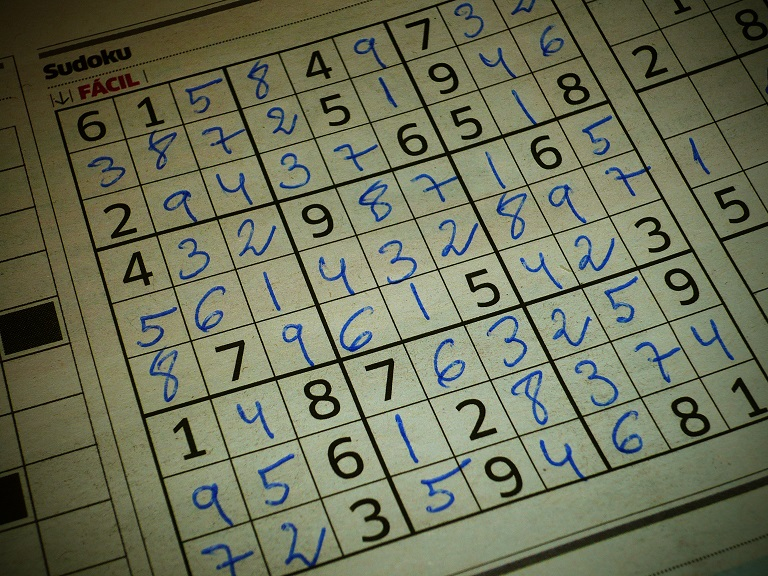
#> input picture images/soduku.jpg, 768 x 576 px
$ python prob_hough_lines.py
#> lines starting #> are read from the running program, lines starting #| are printed output that depends on the picture; after the words box and inside, x2 and y2 are one past the last pixel; in counts of white or black regions, pixels touching at a corner belong together
from __future__ import print_function
import cv2
import numpy as np
import os.path

# Grayscale and Canny Edges extracted
image = cv2.imread(os.path.dirname(__file__) + '/../images/soduku.jpg')
#> image is the input picture: shape (576, 768, 3); mean B, G, R 88.5, 112.9, 108.9
gray = cv2.cvtColor(image, cv2.COLOR_BGR2GRAY)
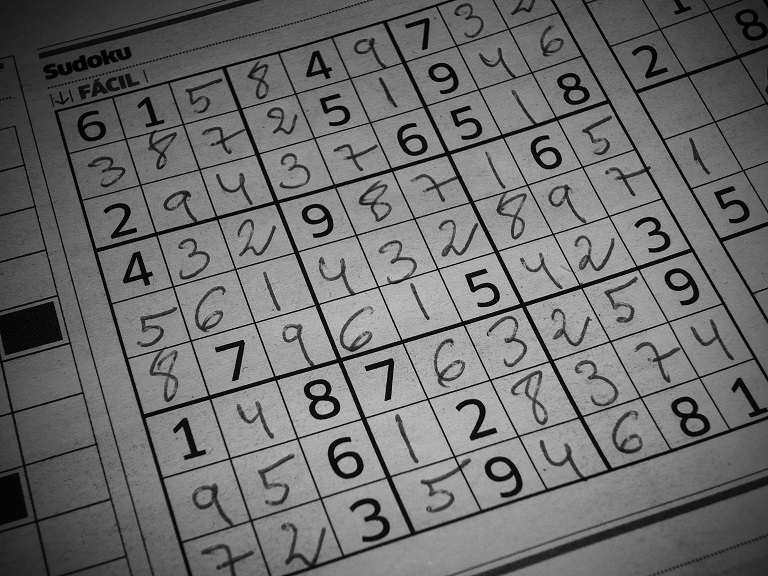
#> gray: shape (576, 768); min 0, max 210, mean 108.9
edges = cv2.Canny(gray, 100, 170, apertureSize = 3)
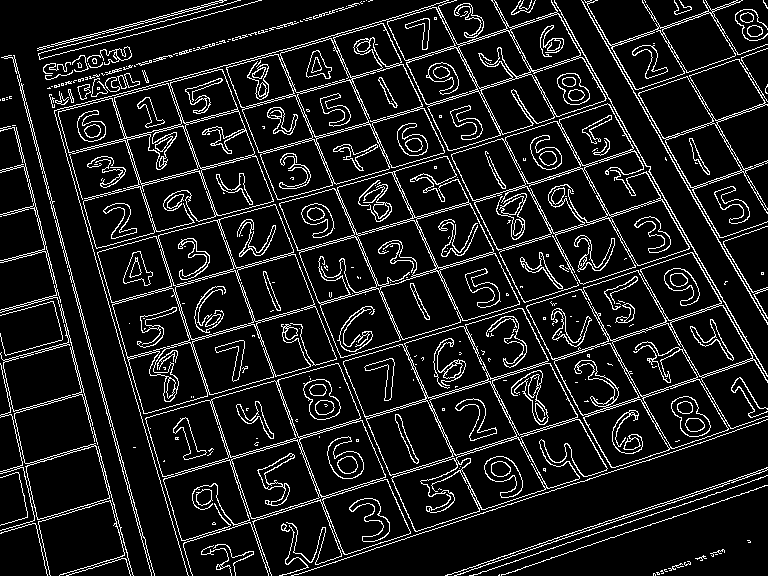
#> edges: shape (576, 768); 10.8% white in thin lines or dots

# Again we use the same rho and theta accuracies
# However, we specify a minimum vote (pts along line) of 100
# and min line length of 5 pixels and max gap between lines of 10 pixels
lines = cv2.HoughLinesP(edges, 1, np.pi / 180, 200, 5, 10)
#> lines = 169 rows, first 6: [621, 468, 644, 461], [117, 442, 120, 455], [134, 162, 141, 184], [32, 133, 35, 146], [649, 171, 684, 232], [41, 160, 44, 173]
print(lines.shape)
#| (169, 1, 4)

for x1, y1, x2, y2 in lines[0]:
    cv2.line(image, (x1, y1), (x2, y2),(0, 255, 0), 3)
#> this loop made 1 pass
#> image: shape (576, 768, 3); 0.03% of pixels changed, all inside (x1, y1, x2, y2) = (619, 459, 647, 471)

cv2.imshow('Probabilistic Hough Lines', image)
cv2.waitKey(0)
cv2.destroyAllWindows()
